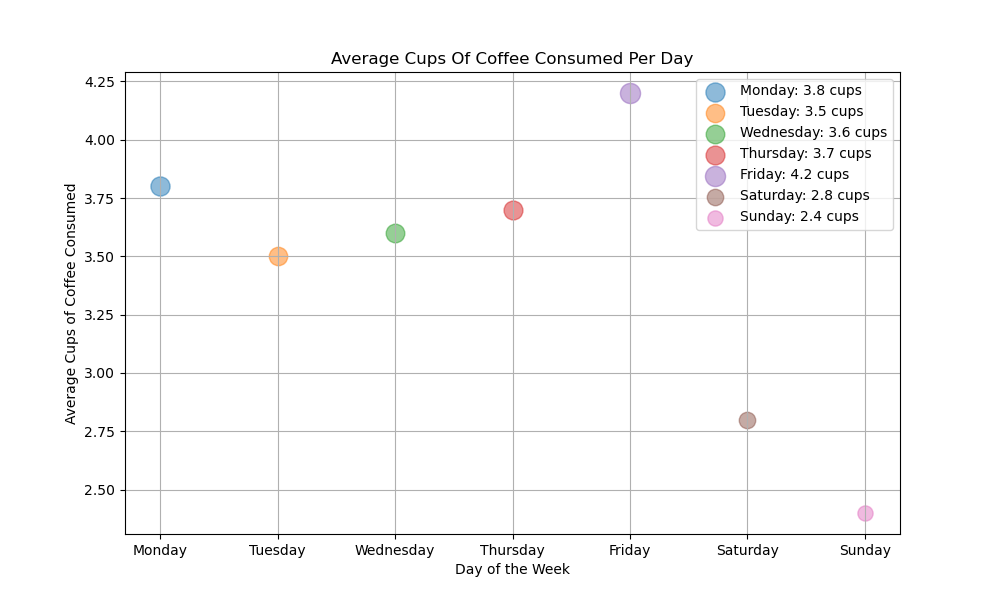

Python code for this plot:

import matplotlib.pyplot as plt

# Given table data
data = [
    {'Day': 'Monday', 'Average Cups of Coffee Consumed': 3.8},
    {'Day': 'Tuesday', 'Average Cups of Coffee Consumed': 3.5},
    {'Day': 'Wednesday', 'Average Cups of Coffee Consumed': 3.6},
    {'Day': 'Thursday', 'Average Cups of Coffee Consumed': 3.7},
    {'Day': 'Friday', 'Average Cups of Coffee Consumed': 4.2},
    {'Day': 'Saturday', 'Average Cups of Coffee Consumed': 2.8},
    {'Day': 'Sunday', 'Average Cups of Coffee Consumed': 2.4}
]

# Extracting days and average cups of coffee consumed
days = [entry['Day'] for entry in data]
avg_cups = [entry['Average Cups of Coffee Consumed'] for entry in data]

# Mapping days of the week to numerical values for the x-axis
day_to_num = {day: idx for idx, day in enumerate(days)}

# Plotting the scatter plot
plt.figure(figsize=(10, 6))
for day, cups in zip(days, avg_cups):
    plt.scatter(
        day_to_num[day], cups,  # X and Y coordinates
        s=cups * 50,  # Marker size based on coffee consumption
        alpha=0.5,  # Transparency
        cmap='viridis',  # Color map for diversity
        label=f'{day}: {cups} cups'  # Label for the legend
    )

# Customizing the x-axis to show the days of the week
plt.xticks(range(len(days)), days)

# Adding labels and title
plt.xlabel('Day of the Week')
plt.ylabel('Average Cups of Coffee Consumed')
plt.title('Average Cups Of Coffee Consumed Per Day')

# Enabling the legend
plt.legend()

# Displaying the plot
plt.grid(True)
plt.show()
